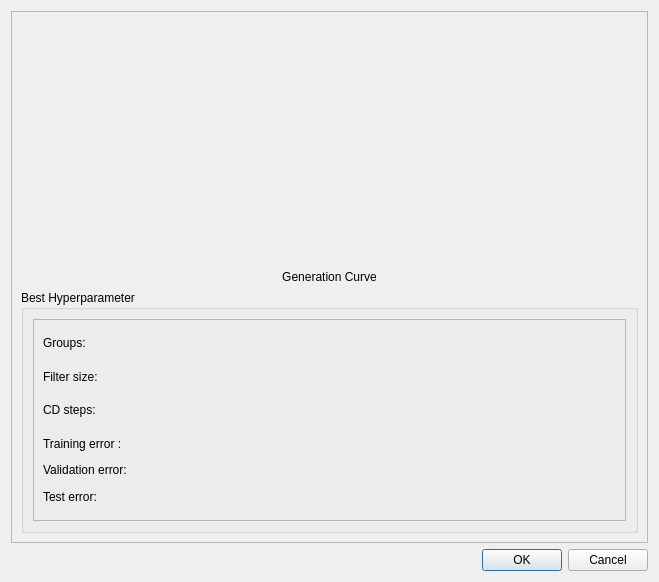
<?xml version="1.0" encoding="UTF-8"?>
<ui version="4.0">
 <class>Dialog</class>
 <widget class="QDialog" name="Dialog">
  <property name="geometry">
   <rect>
    <x>0</x>
    <y>0</y>
    <width>659</width>
    <height>582</height>
   </rect>
  </property>
  <property name="windowTitle">
   <string>Dialog</string>
  </property>
  <property name="modal">
   <bool>false</bool>
  </property>
  <layout class="QGridLayout" name="gridLayout">
   <item row="1" column="0">
    <widget class="QDialogButtonBox" name="buttonBox">
     <property name="orientation">
      <enum>Qt::Horizontal</enum>
     </property>
     <property name="standardButtons">
      <set>QDialogButtonBox::Cancel|QDialogButtonBox::Ok</set>
     </property>
    </widget>
   </item>
   <item row="0" column="0">
    <widget class="QFrame" name="frame">
     <property name="frameShape">
      <enum>QFrame::StyledPanel</enum>
     </property>
     <property name="frameShadow">
      <enum>QFrame::Raised</enum>
     </property>
     <layout class="QGridLayout" name="gridLayout_2">
      <item row="0" column="0">
       <widget class="QWidget" name="widget" native="true">
        <property name="enabled">
         <bool>true</bool>
        </property>
       </widget>
      </item>
      <item row="1" column="0">
       <widget class="QLabel" name="label">
        <property name="sizePolicy">
         <sizepolicy hsizetype="Preferred" vsizetype="Fixed">
          <horstretch>0</horstretch>
          <verstretch>0</verstretch>
         </sizepolicy>
        </property>
        <property name="text">
         <string> Generation Curve </string>
        </property>
        <property name="alignment">
         <set>Qt::AlignCenter</set>
        </property>
       </widget>
      </item>
      <item row="2" column="0">
       <widget class="QGroupBox" name="groupBox">
        <property name="title">
         <string>Best Hyperparameter</string>
        </property>
        <layout class="QGridLayout" name="gridLayout_3">
         <item row="0" column="0">
          <widget class="QFrame" name="frame_2">
           <property name="frameShape">
            <enum>QFrame::StyledPanel</enum>
           </property>
           <property name="frameShadow">
            <enum>QFrame::Raised</enum>
           </property>
           <layout class="QGridLayout" name="gridLayout_4">
            <item row="5" column="0">
             <widget class="QLabel" name="label_7">
              <property name="text">
               <string>Test error:</string>
              </property>
             </widget>
            </item>
            <item row="3" column="0">
             <widget class="QLabel" name="label_5">
              <property name="text">
               <string>Training error :</string>
              </property>
             </widget>
            </item>
            <item row="1" column="0">
             <widget class="QLabel" name="label_3">
              <property name="text">
               <string>Filter size:</string>
              </property>
             </widget>
            </item>
            <item row="4" column="0">
             <widget class="QLabel" name="label_6">
              <property name="sizePolicy">
               <sizepolicy hsizetype="Fixed" vsizetype="Fixed">
                <horstretch>0</horstretch>
                <verstretch>0</verstretch>
               </sizepolicy>
              </property>
              <property name="text">
               <string>Validation error:</string>
              </property>
             </widget>
            </item>
            <item row="2" column="0">
             <widget class="QLabel" name="label_4">
              <property name="text">
               <string>CD steps:</string>
              </property>
             </widget>
            </item>
            <item row="0" column="0">
             <widget class="QLabel" name="label_2">
              <property name="text">
               <string>Groups:</string>
              </property>
             </widget>
            </item>
            <item row="0" column="1">
             <widget class="QLabel" name="r_groups">
              <property name="text">
               <string/>
              </property>
             </widget>
            </item>
            <item row="1" column="1">
             <widget class="QLabel" name="r_filter">
              <property name="text">
               <string/>
              </property>
             </widget>
            </item>
            <item row="2" column="1">
             <widget class="QLabel" name="r_cdsteps">
              <property name="text">
               <string/>
              </property>
             </widget>
            </item>
            <item row="3" column="1">
             <widget class="QLabel" name="r_training_error">
              <property name="text">
               <string/>
              </property>
             </widget>
            </item>
            <item row="4" column="1">
             <widget class="QLabel" name="r_valid_error">
              <property name="text">
               <string/>
              </property>
             </widget>
            </item>
            <item row="5" column="1">
             <widget class="QLabel" name="r_test_error">
              <property name="text">
               <string/>
              </property>
             </widget>
            </item>
           </layout>
          </widget>
         </item>
        </layout>
       </widget>
      </item>
     </layout>
    </widget>
   </item>
  </layout>
 </widget>
 <resources/>
 <connections>
  <connection>
   <sender>buttonBox</sender>
   <signal>accepted()</signal>
   <receiver>Dialog</receiver>
   <slot>accept()</slot>
   <hints>
    <hint type="sourcelabel">
     <x>248</x>
     <y>254</y>
    </hint>
    <hint type="destinationlabel">
     <x>157</x>
     <y>274</y>
    </hint>
   </hints>
  </connection>
  <connection>
   <sender>buttonBox</sender>
   <signal>rejected()</signal>
   <receiver>Dialog</receiver>
   <slot>reject()</slot>
   <hints>
    <hint type="sourcelabel">
     <x>316</x>
     <y>260</y>
    </hint>
    <hint type="destinationlabel">
     <x>286</x>
     <y>274</y>
    </hint>
   </hints>
  </connection>
 </connections>
</ui>
